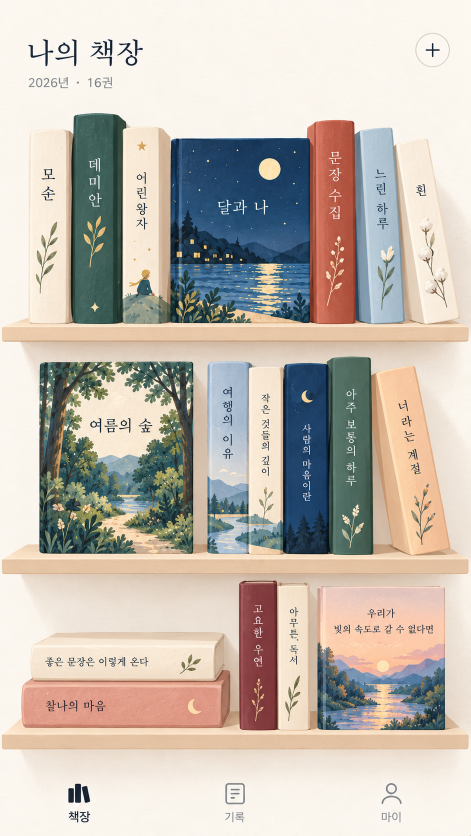
#> input picture docs/design/home-reference.png, 941 x 1672 px (shown at 1/2 size)
$ python extract-reference-assets.py
#> lines starting #> are read from the running program, lines starting #| are printed output that depends on the picture; after the words box and inside, x2 and y2 are one past the last pixel; in counts of white or black regions, pixels touching at a corner belong together
#!/usr/bin/env python3
"""시안(docs/design/home-reference.png)에서 온보딩 예시 18권의 개발용 샘플 자산을 뽑는다.

- 책마다 책등/표지/가로 책등 면을 잘라내고, 그림에 박힌 제목 글자는 지운다(inpaint). 제목은 앱이 다시 조판한다.
- 모티프(잎·꽃 등)는 책 바탕색을 빼서 투명 PNG로 만든다(형태가 바뀌어도 같은 그림을 쓰려고).
- 책 종이 질감을 타일로 만든다(코드로 그리는 책에 겹쳐 쓴다).
- 치수(설계 단위 DU, 폭 390 기준)·바탕색·제목 위치/크기/색을 src/domain/onboarding-sample.generated.ts 로 쓴다.

실행: python3 app/scripts/extract-reference-assets.py  (opencv-python-headless, numpy, pillow 필요)
"""
import json
import math
import os

import cv2
import numpy as np
from PIL import Image, ImageDraw, ImageFilter

ROOT = os.path.abspath(os.path.join(os.path.dirname(__file__), "..", ".."))
REF = os.path.join(ROOT, "docs/design/home-reference.png")
OUT = os.path.join(ROOT, "app/assets/temp-reference")  # 임시 자산(TEMP): 최종 재장정 아트로 교체 대상
TS = os.path.join(ROOT, "app/src/domain/onboarding-sample.generated.ts")
S = 390 / 941  # 시안 px → 설계 단위

# kind: spine | cover | horizontal
# box: 책이 차지하는 칸(시안 px). tilt 책은 똑바로 세운 뒤(pivot 기준 회전) 좌표.
# title: 제목 글자가 있는 영역(x0, y0, x1, y1). motif: 모티프 영역(y0, y1) — 없으면 None
BOOKS = [
    # 1번 선반 (바닥 646)
    dict(id="b01", title="모순", author="양귀자", kind="spine", box=(58, 260, 144, 646), title_box=(62, 318, 135, 410), motif=(470, 632), motif_xr=(66, 124), shelf=1),
    dict(id="b02", title="데미안", author="헤르만 헤세", kind="spine", box=(144, 228, 244, 646), title_box=(150, 312, 235, 420), motif=(425, 638), motif_xr=(160, 220), shelf=1),
    dict(id="b03", title="어린왕자", author="생텍쥐페리", kind="spine", box=(244, 254, 336, 646), title_box=(250, 338, 335, 466), motif=None, shelf=1),
    dict(id="b04", title="달과 나", kind="cover", box=(341, 276, 617, 646), title_box=(420, 392, 585, 442), shelf=1),
    dict(id="b05", title="문장 수집", kind="spine", box=(619, 241, 709, 646), foreign=[(619, 241), (635, 241), (635, 480), (619, 480)], title_box=(620, 295, 700, 472), motif=(470, 642), motif_xr=(655, 702), shelf=1),
    dict(id="b17", title="느린 하루", kind="spine", box=(709, 255, 805, 646), foreign=[(784, 255), (806, 255), (806, 646), (811, 646), (784, 284)], foreign_from="left", title_box=(715, 328, 800, 465), motif=(488, 642), motif_xr=(762, 800), shelf=1),
    dict(id="b06", title="흰", author="한강", kind="spine", box=(820, 290, 899, 646), title_box=(840, 345, 892, 404), motif=(398, 640), motif_xr=(833, 899), motif_thr=6,
         tilt=-7, pivot=(810, 646), shelf=1),
    # 2번 선반 (바닥 1107)
    dict(id="b07", title="여름의 숲", kind="cover", box=(79, 724, 386, 1107), title_box=(170, 835, 330, 882), shelf=2),
    dict(id="b08", title="여행의 이유", author="김영하", kind="spine", box=(415, 724, 497, 1107), title_box=(420, 770, 492, 928), motif=None, shelf=2),
    dict(id="b09", title="작은 것들의 깊이", kind="spine", box=(497, 734, 567, 1107), title_box=(502, 780, 562, 956), motif=None, shelf=2),
    dict(id="b10", title="사람의 마음이란", kind="spine", box=(567, 726, 654, 1107), title_box=(575, 843, 648, 1006), motif=None, shelf=2),
    dict(id="b18", title="아주 보통의 하루", kind="spine", box=(654, 714, 746, 1107), title_box=(662, 768, 740, 978), motif=(1000, 1100), motif_xr=(672, 732), shelf=2),
    dict(id="b11", title="너라는 계절", kind="spine", box=(786, 738, 905, 1108), title_box=(800, 800, 890, 962), motif=(972, 1098), motif_xr=(822, 888),
         tilt=-7, pivot=(787, 1110), poly=[(786, 744), (873, 738), (905, 1104), (786, 1108)], shelf=2),
    # 3번 선반 (바닥 1459)
    dict(id="b12", title="찰나의 마음", kind="horizontal", box=(42, 1338, 460, 1456), poly=[(62, 1338), (452, 1338), (460, 1350), (460, 1456), (42, 1456), (42, 1360)], title_box=(80, 1382, 260, 1430), motif_x=(360, 405), stack=0, shelf=3),
    dict(id="b13", title="좋은 문장은 이렇게 온다", kind="horizontal", box=(61, 1264, 449, 1361), poly=[(112, 1265), (446, 1265), (449, 1272), (449, 1361), (61, 1361), (61, 1291)], title_box=(82, 1302, 305, 1345), motif_x=(330, 400), stack=1, shelf=3),
    dict(id="b14", title="고요한 우연", kind="spine", box=(479, 1161, 555, 1459), title_box=(484, 1198, 550, 1338), motif=(1350, 1444), motif_xr=(493, 537), shelf=3),
    dict(id="b15", title="아무튼, 독서", kind="spine", box=(555, 1165, 620, 1459), title_box=(560, 1208, 615, 1332), motif=(1350, 1446), motif_xr=(562, 613), shelf=3),
    dict(id="b16", title="우리가 빛의 속도로 갈 수 없다면", author="김초엽", kind="cover", box=(634, 1173, 891, 1459), title_box=(655, 1210, 875, 1275),
         cover_lines="우리가\n빛의 속도로 갈 수 없다면", shelf=3),
]

DARK, LIGHT = "#1F2533", "#F2EADB"
# 제목 조판 값: 시안 격자(2배 확대, 20px 눈금)에서 직접 읽었다. 자동 측정은 붓결·그림 때문에 흔들려서 쓰지 않는다.
# spine/cover: top=첫 글자 윗단(책 높이 비율), cx=글자 가운데(책 폭 비율), size=글자 크기(DU)
# horizontal: left=첫 글자 왼쪽(책 길이 비율), cy=글자 가운데(책 두께 비율)
TITLES = {
    "b01": dict(top=0.195, cx=0.44, size=12.3, ink=DARK),
    "b02": dict(top=0.218, cx=0.455, size=11.9, ink=LIGHT),
    "b03": dict(top=0.233, cx=0.43, size=10.8, ink=DARK),
    "b04": dict(top=0.33, cx=0.52, size=13.2, ink="#F3EEE3"),
    "b05": dict(top=0.151, cx=0.587, size=10.8, ink="#F6E9D8"),
    "b17": dict(top=0.205, cx=0.56, size=10.3, ink=DARK),
    "b06": dict(top=0.24, cx=0.64, size=11.0, ink=DARK),
    "b07": dict(top=0.303, cx=0.528, size=12.4, ink=DARK),
    "b08": dict(top=0.138, cx=0.49, size=9.5, ink=DARK),
    "b09": dict(top=0.137, cx=0.47, size=7.9, ink=DARK),
    "b10": dict(top=0.317, cx=0.55, size=7.8, ink="#E8E2D6"),
    "b18": dict(top=0.162, cx=0.48, size=9.1, ink="#EFE6D2"),
    "b11": dict(top=0.18, cx=0.555, size=9.9, ink=DARK),
    "b12": dict(left=0.121, cy=0.66, size=9.8, ink="#2A2530"),
    "b13": dict(left=0.075, cy=0.63, size=7.9, ink="#2A2E38"),
    "b14": dict(top=0.157, cx=0.5, size=8.5, ink="#F0E2DC"),
    "b15": dict(top=0.17, cx=0.54, size=8.4, ink=DARK),
    "b16": dict(top=0.164, cx=0.52, size=7.8, ink="#2B2B38", line=1.65),
}

# 키를 늘릴 때 늘려도 되는 빈 바탕 띠: 책등은 제목 끝~그림 시작 사이(자동), 그림 시작 줄을 모티프가 없는 책만 지정.
ART_Y = {"b03": 548, "b08": 930, "b09": 985, "b10": 1012}
# 표지 전시 책: 제목과 그림 사이의 하늘 띠(표지 높이 비율)
COVER_BAND = {"b04": (0.43, 0.5), "b07": (0.37, 0.43), "b16": (0.29, 0.4)}

# 가로 책의 보이는 윗면(표지 면) 높이(px)와 색 채취 영역
TOP_FACE = {"b13": (1265, 1290), "b12": (1340, 1360)}


def load():
    return np.asarray(Image.open(REF).convert("RGB"))


def upright(img, b):
    """기울어진 책은 pivot 기준으로 반대로 돌려 똑바로 세운다."""
    if not b.get("tilt"):
        return img
    pil = Image.fromarray(img)
    # 시안의 책은 왼쪽으로 기울어(반시계) 있다 → 시계 방향으로 되돌린다.
    return np.asarray(pil.rotate(b["tilt"], center=b["pivot"], resample=Image.BICUBIC))


def ink_mask(region):
    """제목 글자 픽셀: 영역 바탕색(중앙값)에서 멀리 떨어진 색."""
    lab = cv2.cvtColor(region, cv2.COLOR_RGB2LAB).astype(np.float32)
    bg = np.median(lab.reshape(-1, 3), axis=0)
    d = np.linalg.norm(lab - bg, axis=2)
    thr = max(18.0, np.percentile(d, 62))
    m = (d > thr).astype(np.uint8)
    m = cv2.morphologyEx(m, cv2.MORPH_OPEN, np.ones((2, 2), np.uint8))
    return m


def mirror_fill(img, poly, side):
    """이웃 책이 겹쳐 그려진 영역을 자기 쪽 면을 거울처럼 비춰 채운다(inpaint는 이웃 색을 끌어와서 안 씀)."""
    fm = np.zeros(img.shape[:2], np.uint8)
    cv2.fillPoly(fm, [np.array(poly, np.int32)], 1)
    out = img.copy()
    for y in np.unique(np.nonzero(fm)[0]):
        xs = np.nonzero(fm[y])[0]
        if side == "right":  # 오른쪽(자기 면)에서 가져온다
            edge = xs.max() + 1
            for x in xs:
                out[y, x] = img[y, min(img.shape[1] - 1, 2 * edge - x)]
        else:
            edge = xs.min() - 1
            for x in xs:
                out[y, x] = img[y, max(0, 2 * edge - x)]
    return out


def remove_title(img, box):
    x0, y0, x1, y1 = box
    region = img[y0:y1, x0:x1]
    m = ink_mask(region)
    full = np.zeros(img.shape[:2], np.uint8)
    full[y0:y1, x0:x1] = cv2.dilate(m, np.ones((5, 5), np.uint8), iterations=2) * 255
    bgr = cv2.cvtColor(img, cv2.COLOR_RGB2BGR)
    out = cv2.inpaint(bgr, full, 6, cv2.INPAINT_TELEA)
    return cv2.cvtColor(out, cv2.COLOR_BGR2RGB), m


def hexc(c):
    return "#%02X%02X%02X" % tuple(int(v) for v in c)


def rounded_alpha(w, h, r_top, r_bottom, poly=None, offset=(0, 0)):
    a = Image.new("L", (w, h), 0)
    d = ImageDraw.Draw(a)
    if poly:
        d.polygon([(x - offset[0], y - offset[1]) for x, y in poly], fill=255)
    else:
        d.rounded_rectangle([0, 0, w - 1, h - 1], radius=r_top, fill=255)
        d.rectangle([0, h // 2, w - 1, h - 1], fill=255)
        if r_bottom:
            bottom = Image.new("L", (w, h), 0)
            ImageDraw.Draw(bottom).rounded_rectangle([0, 0, w - 1, h - 1], radius=r_bottom, fill=255)
            a = Image.fromarray(np.minimum(np.asarray(a), np.asarray(bottom)))
    return a.filter(ImageFilter.GaussianBlur(0.6))


def body_color(img, b):
    """책 바탕색: 글자·그림을 뺀 가장 흔한 색(책 칸 가운데 세로 띠의 중앙값)."""
    x0, y0, x1, y1 = b["box"]
    w = x1 - x0
    strip = img[y0 + (y1 - y0) // 10 : y1 - (y1 - y0) // 10, x0 + w // 6 : x1 - w // 4]
    lab = cv2.cvtColor(strip, cv2.COLOR_RGB2LAB).reshape(-1, 3).astype(np.float32)
    med = np.median(lab, axis=0)
    d = np.linalg.norm(lab - med, axis=1)
    keep = strip.reshape(-1, 3)[d < np.percentile(d, 50)]
    return hexc(np.median(keep, axis=0))


def extract_motif(img, b, bg_hex, thr=17):
    """모티프 영역에서 바탕색을 빼 투명 PNG로."""
    x0, _, x1, _ = b["box"]
    pad = 3
    if b.get("motif_xr"):
        x0, x1, pad = b["motif_xr"][0], b["motif_xr"][1], 0
    my0, my1 = b["motif"]
    region = img[my0:my1, x0 + pad : x1 - pad].astype(np.float32)
    bg = np.array([int(bg_hex[i : i + 2], 16) for i in (1, 3, 5)], np.float32)
    lab_r = cv2.cvtColor(region.astype(np.uint8), cv2.COLOR_RGB2LAB).astype(np.float32)
    lab_b = cv2.cvtColor(bg.reshape(1, 1, 3).astype(np.uint8), cv2.COLOR_RGB2LAB).astype(np.float32)[0, 0]
    d = np.linalg.norm(lab_r - lab_b, axis=2)
    alpha = np.clip((d - thr) / (20 if thr >= 12 else 7), 0, 1)
    alpha[:, :4] = 0
    alpha[:, -4:] = 0
    alpha[:3, :] = 0
    alpha[-3:, :] = 0
    # 알파가 있는 곳의 색을 바탕색에서 되살린다(un-premultiply)
    a3 = np.maximum(alpha[..., None], 1e-3)
    color = np.clip((region - bg * (1 - a3)) / a3, 0, 255)
    color = np.where(alpha[..., None] > 0.02, color, region)
    rgba = np.dstack([color, alpha * 255]).astype(np.uint8)
    # 책 옆면·모서리 선(좌우 끝에 붙은 가늘고 긴 성분)은 버린다
    n, lab, stats, _ = cv2.connectedComponentsWithStats((alpha > 0.3).astype(np.uint8), connectivity=8)
    H, W = alpha.shape
    def is_bar(i):
        # 책 모서리·옆면 선: 가장자리에 붙은 가늘고 긴 세로선, 또는 몇 px 두께의 가로선
        x, y, w, h, _ = stats[i]
        touches = x <= 5 or x + w >= W - 5
        return (touches and w <= 16 and h > 0.45 * H) or (h <= 4 and w > 0.5 * W)
    biggest = max([stats[i][4] for i in range(1, n) if not is_bar(i)] or [0])
    for i in range(1, n):
        area = stats[i][4]
        if is_bar(i) or area < max(8, 0.03 * biggest):
            alpha[lab == i] = 0
    # 남은 성분 근처(6px)만 살린다: 종이 결 잡티 제거
    keep = cv2.dilate((alpha > 0.3).astype(np.uint8), np.ones((13, 13), np.uint8))
    alpha = alpha * keep
    rgba[..., 3] = (alpha * 255).astype(np.uint8)
    # 여백 자르기
    ys, xs = np.nonzero(alpha > 0.15)
    if len(ys) == 0:
        return None
    rgba = rgba[max(0, ys.min() - 2) : ys.max() + 3, max(0, xs.min() - 2) : xs.max() + 3]
    return Image.fromarray(rgba)


def periodic_noise(n, sx, sy, seed):
    """FFT로 걸러낸 이음새 없는(주기적) 잡음. sx/sy는 가로/세로 결의 굵기(px)."""
    rng = np.random.default_rng(seed)
    f = np.fft.fft2(rng.standard_normal((n, n)))
    ky = np.fft.fftfreq(n)[:, None]
    kx = np.fft.fftfreq(n)[None, :]
    g = np.exp(-2 * (np.pi ** 2) * ((kx * sx) ** 2 + (ky * sy) ** 2))
    out = np.real(np.fft.ifft2(f * g))
    return out / out.std()


def texture_tile(_img):
    """종이·붓 결 타일(256px, 이음새 없음). 시안 책 면의 결 세기(밝기 표준편차 2~6)에 맞춘다.
    밝아지는 곳은 흰색, 어두워지는 곳은 검정으로 알파만 준다(블렌드 모드 없이 겹쳐 쓰기)."""
    n = 256
    fine = periodic_noise(n, 0.8, 0.8, 1)
    strokes = periodic_noise(n, 1.2, 5.0, 2)  # 세로 붓결
    blotch = periodic_noise(n, 9.0, 9.0, 3)  # 물감 얼룩
    t = 0.5 * fine + 0.35 * strokes + 0.35 * blotch
    t /= t.std()
    a = np.clip(np.abs(t) * 7.5, 0, 60)  # 알파 0~60/255
    rgb = np.where(t[..., None] > 0, 255, 0).repeat(3, axis=2)
    return Image.fromarray(np.dstack([rgb, a]).astype(np.uint8))


def plain_band(crop, alpha):
    """책등에서 그림이 없는(바탕만 있는) 가장 긴 줄 구간. 제목은 이미 지워서 바탕이다.
    책 키를 늘릴 때 이 구간만 늘려 그림·모티프가 찌그러지지 않게 한다."""
    H, W = crop.shape[:2]
    x0, x1 = int(W * 0.25), int(W * 0.7)
    lab = cv2.cvtColor(crop, cv2.COLOR_RGB2LAB).astype(np.float32)
    bg = np.median(lab[int(H * 0.1) : int(H * 0.9), x0:x1].reshape(-1, 3), axis=0)
    d = np.linalg.norm(lab[:, x0:x1] - bg, axis=2)
    busy = (d > 16).mean(axis=1) + (alpha[:, x0:x1] < 128).mean(axis=1)
    plain = busy < 0.07
    best, cur, start = (0, 0), 0, 0
    lo, hi = int(H * 0.12), int(H * 0.85)
    for y in range(lo, hi):
        if plain[y]:
            if cur == 0:
                start = y
            cur += 1
            if cur > best[1] - best[0]:
                best = (start, y + 1)
        else:
            cur = 0
    if best[1] - best[0] < 6:
        return None
    return (round(best[0] / H, 4), round(best[1] / H, 4))


def main():
    os.makedirs(OUT, exist_ok=True)
    src = load()
    meta = []
    for b in BOOKS:
        img = upright(src, b)
        if b.get("foreign"):
            img = mirror_fill(img, b["foreign"], b.get("foreign_from", "right"))
        clean, _ = remove_title(img, b["title_box"])
        tm = TITLES[b["id"]]
        x0, y0, x1, y1 = b["box"]
        color = body_color(img, b)
        # 책 윗면은 입체라 모서리가 깎여 있어 사각형으로 자르면 벽·옆 책이 섞인다.
        # 책등: 윗부분 T px와 왼쪽 2px을 잘라내고, 잘라낸 윗면은 앱이 책 색으로 다시 그린다(cap).
        # 표지·가로 책: 가장자리를 안쪽으로 잘라 벽 픽셀을 뺀다(둥근 모서리는 앱이 처리).
        cap = cap_w = 0
        cap_color = color
        if b["kind"] == "spine":
            T = max(7, round(0.035 * (y1 - y0)))
            cx0, cy0, cx1, cy1 = x0 + 2, y0 + T, x1, y1
        elif b["kind"] == "cover":
            cx0, cy0, cx1, cy1 = x0 + 2, y0 + 2, x1 - 2, y1 - 1
        else:
            cx0, cy0, cx1, cy1 = x0 + 2, y0 + 2, x1 - 1, y1 - 1
        w, h = cx1 - cx0, cy1 - cy0
        crop = clean[cy0:cy1, cx0:cx1]
        if b.get("poly"):
            alpha = rounded_alpha(w, h, 0, 0, poly=b["poly"], offset=(cx0, cy0))
        else:
            a = Image.new("L", (w, h), 255)
            alpha = a
        if b["kind"] == "spine":
            cap = (cy0 - y0) * S
            band = crop[0:6, int(w * 0.2) : int(w * 0.7)]
            cap_color = hexc(np.median(band.reshape(-1, 3), axis=0))
            row0 = np.nonzero(np.asarray(alpha)[0] > 128)[0]
            cap_w = (row0.max() + 1) / w if len(row0) else 1.0
        rgba = Image.fromarray(crop).convert("RGBA")
        rgba.putalpha(alpha)
        name = {"spine": "spine", "cover": "cover", "horizontal": "horizontal"}[b["kind"]]
        rgba.save(os.path.join(OUT, f"{b['id']}-{name}.png"), optimize=True)
        # 치수는 원래 칸 기준(윗면 cap 포함)
        if b["kind"] == "spine":
            w, h = cx1 - cx0, y1 - y0
        band = None
        if b["kind"] == "spine":
            band = plain_band(crop, np.asarray(alpha))
        elif b["kind"] == "cover":
            band = COVER_BAND.get(b["id"])
        entry = dict(id=b["id"], title=b["title"], author=b.get("author"), kind=b["kind"], shelf=b["shelf"],
                     w=round(w * S, 1), h=round(h * S, 1), color=color, title_meta=tm,
                     tilt=b.get("tilt", 0), stack=b.get("stack"), cover_lines=b.get("cover_lines"),
                     cap=round(cap, 2), cap_color=cap_color, cap_w=round(cap_w, 3), band=band)
        if b.get("motif"):
            mot = extract_motif(clean, b, color, b.get("motif_thr", 17))
            if mot:
                mot.save(os.path.join(OUT, f"{b['id']}-motif.png"), optimize=True)
                entry["motif"] = True
        if b["kind"] == "horizontal":
            mx0, mx1 = b["motif_x"]
            body_top = y0 + (26 if b["id"] == "b13" else 22)
            region = clean[body_top + 6 : y1 - 6, mx0:mx1]
            mot = extract_motif(region.copy(), dict(box=(0, 0, region.shape[1], 0), motif=(0, region.shape[0])), color)
            if mot:
                mot.save(os.path.join(OUT, f"{b['id']}-motif.png"), optimize=True)
                entry["motif"] = True
            ty0, ty1 = TOP_FACE[b["id"]]
            entry["top_face"] = hexc(np.median(src[ty0:ty1, x0 + 30 : x1 - 40].reshape(-1, 3), axis=0))
            entry["top_face_h"] = round((ty1 - ty0) * S, 1)
        meta.append(entry)
#> this loop made 18 passes
#> med in body_color on passes 5 to 7: [135, 163, 157], [201, 124, 119], [240, 130, 137]
#> med in body_color on pass 1: [239, 130, 138]
#> pass 1, in remove_title, `region = img[y0:y1, x0:x1]`:
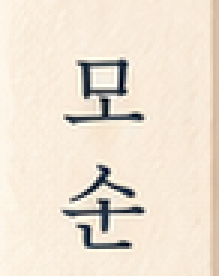
#> region: shape (92, 73, 3) (shown 3 times larger); mean R, G, B 237.3, 225.6, 210
#> pass 1, in ink_mask, `lab = cv2.cvtColor(region, cv2.COLOR_RGB2LAB).astype(np.float32)`:
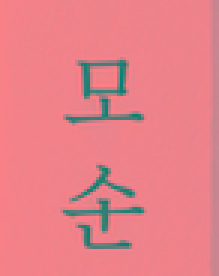
#> lab: shape (92, 73, 3) float32 (shown 3 times larger); mean R, G, B 229.6, 129.5, 136.9
#> pass 1, in ink_mask, `d = np.linalg.norm(lab - bg, axis=2)`:
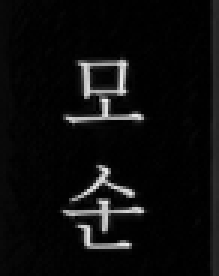
#> d: shape (92, 73) float32 (shown 3 times larger); min 0, max 239.3, mean 13.4
#> pass 1, in ink_mask, `m = (d > thr).astype(np.uint8)`:
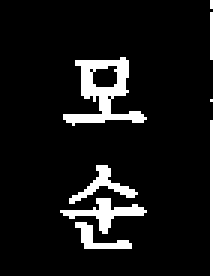
#> m: shape (92, 73) (shown 3 times larger); values 0 (black) and 1 (white), 11.4% white; 5 white regions, box (x1, y1, x2, y2) and area: (70, 0, 73, 92) 256, (21, 19, 49, 42) 249, (20, 66, 49, 78) 112, (23, 55, 46, 68) 84, (25, 74, 44, 83) 66
#> after the loop: alpha: PIL image 253x283 L; every value is 255
#> after the loop:
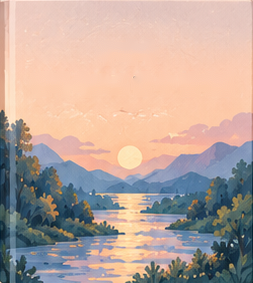
#> crop: shape (283, 253, 3); mean R, G, B 184.9, 165.5, 157
#> after the loop:
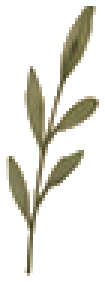
#> mot: PIL image 35x94 RGBA (shown 3 times larger); mean R, G, B, A 219.3, 204.9, 180.1, 53.3; transparent parts drawn white
    texture_tile(src).save(os.path.join(ROOT, "app/assets/texture/paper-grain@3x.png"), optimize=True)  # 3x: 85dp 타일 → 기기 픽셀과 1:1에 가깝게
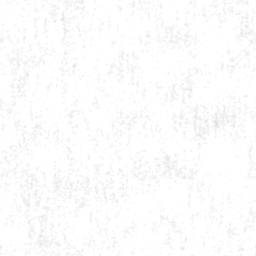
#> saved as paper-grain@3x.png: PIL image 256x256 RGBA; mean R, G, B, A 133.6, 133.6, 133.6, 5.5; transparent parts drawn white
    with open(os.path.join(OUT, "meta.json"), "w") as f:
        json.dump(meta, f, ensure_ascii=False, indent=1)
    write_ts(meta)
    print(f"{len(meta)} books →", OUT)


def write_ts(meta):
    lines = [
        "// 자동 생성: app/scripts/extract-reference-assets.py. 직접 고치지 말 것.",
        "// [임시 자산 TEMP] 시안 이미지에서 잘라낸 개발용 샘플. 최종 재장정 아트(docs/assets.md 규격)로 교체한다.",
        "import type { SampleArt } from './types';",
        "",
        "export const SAMPLE_ART: Record<string, SampleArt> = {",
    ]
    for e in meta:
        t = e["title_meta"]
        parts = [f"kind: '{e['kind']}'", f"w: {e['w']}", f"h: {e['h']}", f"color: '{e['color']}'",
                 f"ink: '{t['ink']}'", f"titleSize: {t['size']}"]
        if t.get("line"):
            parts.append(f"titleLine: {t['line']}")
        if e["kind"] == "horizontal":
            parts += [f"titleLeft: {t['left']:.3f}", f"titleCy: {t['cy']:.3f}", f"topFace: '{e['top_face']}'", f"topFaceH: {e['top_face_h']}",
                      f"image: require('../../assets/temp-reference/{e['id']}-horizontal.png')"]
        else:
            parts += [f"titleTop: {t['top']:.3f}", f"titleCx: {t['cx']:.3f}"]
            if e["kind"] == "spine":
                parts += [f"cap: {e['cap']}", f"capColor: '{e['cap_color']}'", f"capW: {e['cap_w']}"]
            parts.append(f"image: require('../../assets/temp-reference/{e['id']}-{'cover' if e['kind'] == 'cover' else 'spine'}.png')")
        if e.get("motif"):
            parts.append(f"motif: require('../../assets/temp-reference/{e['id']}-motif.png')")
        if e.get("band"):
            parts.append(f"band: [{e['band'][0]}, {e['band'][1]}]")
        if e.get("cover_lines"):
            parts.append("coverLines: " + json.dumps(e["cover_lines"], ensure_ascii=False))
        lines.append(f"  {e['id']}: {{ {', '.join(parts)} }},")
#> this loop made 18 passes
    lines += ["};", ""]
    with open(TS, "w") as f:
        f.write("\n".join(lines))


if __name__ == "__main__":
    main()
#| 18 books → app/assets/temp-reference
